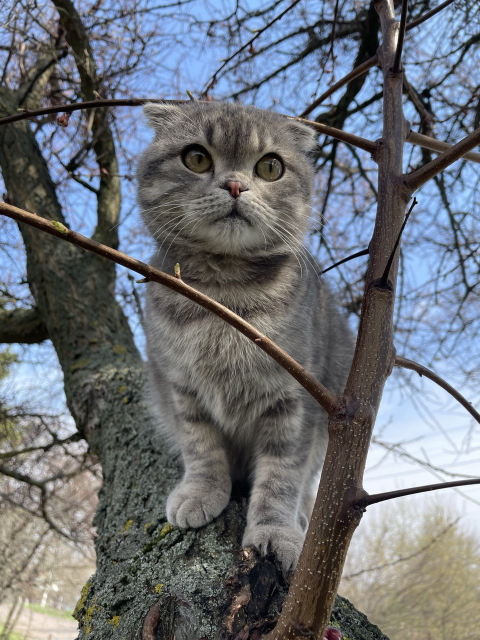
#> input picture test_images/cat_elya.jpeg, 960 x 1280 px (shown at 1/2 size)
$ python main.py test_images/cat_elya.jpeg
#> lines starting #> are read from the running program, lines starting #| are printed output that depends on the picture
### mumford_shah.py
import numpy as np
import cv2
from sklearn.cluster import KMeans

from pathlib import Path

from chambole_pock_algorithm import ChambollePockAlgorithm
from projection import project_balls, project_simplex
from logger import get_custom_logger


# [14 lines left out: functions grad, div, not called in this run]


def J1(x, h) -> np.ndarray:
    return np.sum(np.linalg.norm(grad(x,h), axis = 2))


def get_centers(img: np.ndarray, nc: int = 16) -> np.ndarray:
    ny = img.shape[0]
    nx = img.shape[1]
    N = nx * ny
    X = img.reshape(N, -1, 3).squeeze()

    km = KMeans(n_clusters = nc).fit(X)
    return km.cluster_centers_


def load_image(path_to_image: Path) -> np.ndarray:
    if not path_to_image.exists():
        raise FileNotFoundError(path_to_image)

    img = cv2.imread(str(path_to_image))
#> img is the input picture: shape (1280, 960, 3); mean B, G, R 118.4, 112.4, 107.9
    im_height, im_width, *_ = img.shape
#> im_height = 1280; im_width = 960
    new_width = 760
    new_height = int((new_width / im_width) * im_height)
#> new_height = 1013
    img = cv2.resize(img, (new_width, new_height))
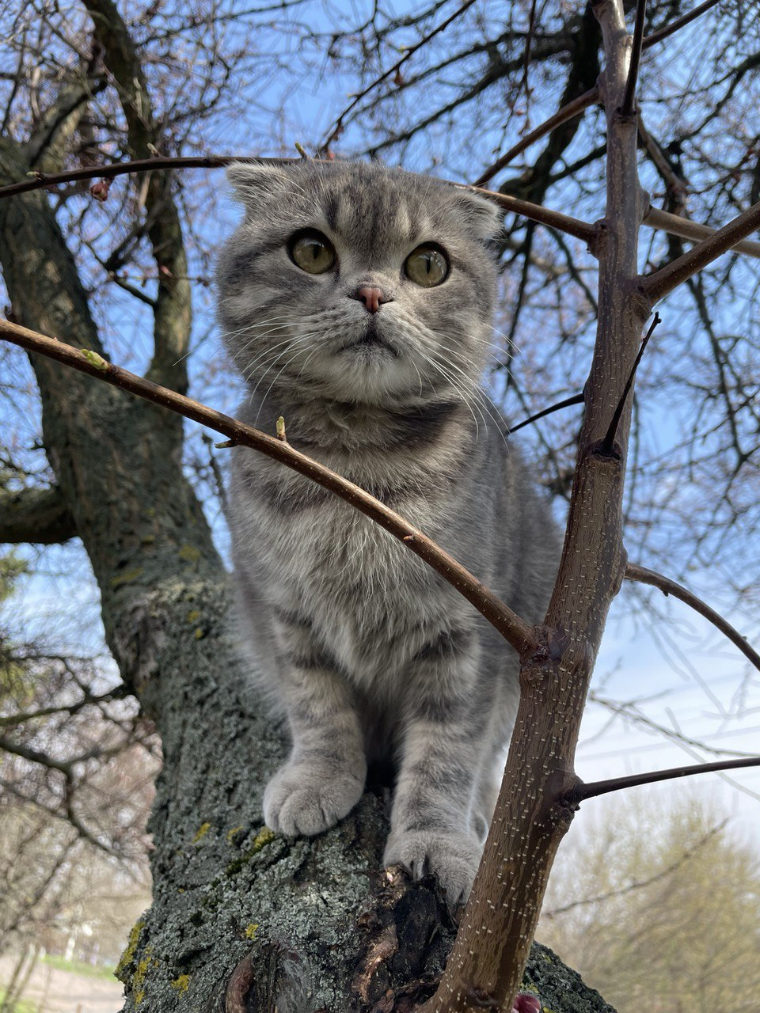
#> img: shape (1013, 760, 3); mean B, G, R 118.3, 112.3, 107.7
    return img


def mumford_shah(path_to_image: Path, n_iter: int, lmbda: float, theta: float, tau: float, h: float, n_clasters: int):
    log_path = f'logs/{path_to_image.stem}_MS_lambda={lmbda}.theta={theta}.tau={tau}.h={h}.n_iter={n_iter}'
    logs_dir = Path("logs")
    logs_dir.mkdir(parents=True, exist_ok=True)
    _logger = get_custom_logger('', log_path)

    _logger.info('=============================================================================================')
    _logger.info(f'Chambolle-Pock algorithm for Mumford-Shah image segmentation. Number of iterations: {n_iter}')
    _logger.info(f'Regularization (smaller = smoother): lambda ={lmbda}')
    _logger.info(f'Configs: {theta=}, {tau=}, {h=}')

    L2 = 8 / h**2
    sigma = 1 / (L2 * tau)

    res_F = project_balls
    res_G = project_simplex
    K = lambda x: grad(x, h)
    K_star = lambda x: -div(x, h)
    j_tv = lambda x: J1(x, h)

    image = load_image(path_to_image)
    ny, nx, *_ = image.shape
#> ny = 1013; nx = 760

    # Start with a better initial guess based on k-means clustering
    # Generate set of images, f_l, that are the error measures for each pixel and each color, c_l, obtained from k-means

    n_of_guessing_segments = n_clasters
    _logger.info(f'Start with a better initial guess based on k-means clustering: {n_of_guessing_segments}')
    centers = get_centers(image, n_of_guessing_segments)
#> centers = [[229.7, 178.8, 146.1], [67.13, 71.96, 74.27], [181.2, 144.9, 123.9], [142.1, 156.1, 162.6], [29.04, 32.89, 35.49], [230.1, 220.8, 212.8], [109.4, 111.8, 112]]
    f = np.zeros((ny, nx, n_of_guessing_segments))
    for c in range(n_of_guessing_segments):
        for i in range(ny):
            for j in range(nx):
                f[i, j, c] = lmbda*(np.linalg.norm(image[i, j, :]-centers[c, :]))**2 / 2

    u = res_G(np.zeros((ny, nx, n_of_guessing_segments)))
    p = res_F(K(u))

    solver = ChambollePockAlgorithm(
        n_iter=n_iter,
        theta=theta,
        tau=tau,
        sigma=sigma,
        h=h,
        logger=_logger,
    )
    u_s = solver.run_chambolle_pock_algorithm(u, p, K, K_star, f, res_F, res_G, j_tv)

    # Take argmax of u tensor to obtain segmented image
    # Paint the image by the cluster colors
    ms_img = np.zeros(image.shape)
    for i in range(ny):
        for j in range(nx):
            col = np.argmax(u_s[i,j,:])
            ms_img[i,j,:] += centers[col,:]

    ms_img = ms_img.astype(np.uint8)

    output_path = f'result/{path_to_image.stem}_MS_lambda={lmbda}.theta={theta}.tau={tau}.h={h}.n_iter={n_iter}.png'
    output_dir = Path("result")
    output_dir.mkdir(parents=True, exist_ok=True)
    cv2.imwrite(output_path, ms_img)
    return ms_img

### projection.py
import numpy as np


# [9 lines left out: function project_balls, not called in this run]


def project_simplex(u):
    (ny, nx, k) = u.shape
#> ny = 1013; nx = 760; k = 7

    def proj_prob(xv):
        x = np.array(xv)
        if not len(x.shape) == 1:
            return 1.
        D = x.shape[0]
        uv = np.sort(x)[::-1]
        vv = uv + np.array([1./j - np.sum(uv[0:j])/float(j) for j in range(1,D+1)])
        rho = np.max(np.where(vv > 0))
        lmbda = (1 - np.sum(uv[0:rho+1]))/float(rho+1)
        xp = np.maximum(x + lmbda, 0)
        return xp

    for i in range(ny):
        for j in range(nx):
            u[i,j,:] = proj_prob(np.squeeze(u[i,j,:]))
    return u

### logger.py
import logging
from datetime import datetime


def configure_logger(log_filename: str, log_level=logging.INFO):
    # Create a file handler
    timestamp = datetime.now().strftime("%Y-%m-%d_%H-%M-%S")
    log_file = f"{log_filename}_{timestamp}.log"
    file_handler = logging.FileHandler(log_file)
    file_handler.setLevel(log_level)

    # Create a formatter and set it for the file handler
    formatter = logging.Formatter('%(message)s')
    file_handler.setFormatter(formatter)

    # Add the file handler to the root logger
    root_logger = logging.getLogger()
    root_logger.setLevel(log_level)
    root_logger.addHandler(file_handler)

def get_custom_logger(logger_name: str, log_filename: str, log_level=logging.INFO):
    # Configure logger
    configure_logger(log_filename, log_level)

    # Return the custom logger
    return logging.getLogger(logger_name)


### main.py
import argparse
from pathlib import Path

from mumford_shah import mumford_shah


def main(parser: argparse.ArgumentParser) -> None:
    args = parser.parse_args()
    n_iter: int = args.n_iter
    lmbda: float = args.lmbda
    theta: float = args.theta
    tau: float = args.tau
    h: float = args.hh
    n_clasters: int = args.n_clasters
    input_image_path: str = args.input_image_path
    mumford_shah(Path(input_image_path), n_iter, lmbda, theta, tau, h, n_clasters)


if __name__ == '__main__':
    parser = argparse.ArgumentParser()
    parser.add_argument(
        'input_image_path',
        type=str,
        help='input image'
    )
    parser.add_argument(
        '-n_iter',
        default=10,
        type=int,
    )
    parser.add_argument(
        '-lambda',
        default=1.,
        dest='lmbda',
        type=float,
        help='Regulaization term. Lower means smoother, higher means closer to image'
    )
    parser.add_argument(
        '-theta',
        default=1.,
        type=float,
    )
    parser.add_argument(
        '-tau',
        default=0.05,
        type=float,
    )
    parser.add_argument(
        '-hh',
        default=1.,
        type=float,
    )
    parser.add_argument(
        '-n_clasters',
        default=7,
        type=int,
    )
    parser.add_argument(
        '-update_progress_frequency',
        default=0,
        type=int,
    )
#> (the run stopped early here; a loop or call above may not have finished)
